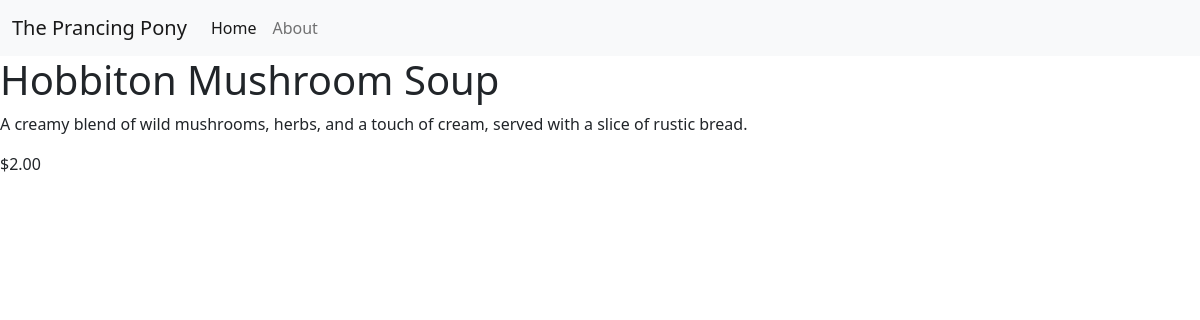
/menuitem/8/, run on the app's committed database.
### restaurant_menu/models.py (models this page shows, shortened)
class Item(models.Model):
    meal = models.CharField(max_length=1000, unique=True)
    description = models.CharField(max_length=2000)
    price = models.DecimalField(max_digits=10, decimal_places=2)
    meal_type = models.CharField(max_length=200, choices=MEAL_TYPE)
    author = models.ForeignKey(User, on_delete=models.PROTECT)
    status = models.IntegerField(choices=STATUS, default=1)
    date_created = models.DateTimeField(auto_now_add=True)
    date_updated = models.DateTimeField(auto_now=True)

### restaurant_menu/views.py (the view)
# urls.py: path('menuitem/<int:pk>/', views.MenuItemDetail.as_view(), name='menu_item'),
class MenuItemDetail(generic.DetailView):
    model = Item
    template_name = "menu_item_detail.html"

### restaurant_menu/templates/menu_item_detail.html
{% extends 'base.html' %}
{% block content %}
    <h1>{{ item.meal }}</h1>
    <p>{{ item.description }}</p>
    <p>${{ item.price }}</p>
{% endblock content %}

### data on the page
Item: meal "Hobbiton Mushroom Soup", description "A creamy blend of wild mushrooms, herbs, and a touch of cream, served with a slice of rustic bread.", price "2.00"
